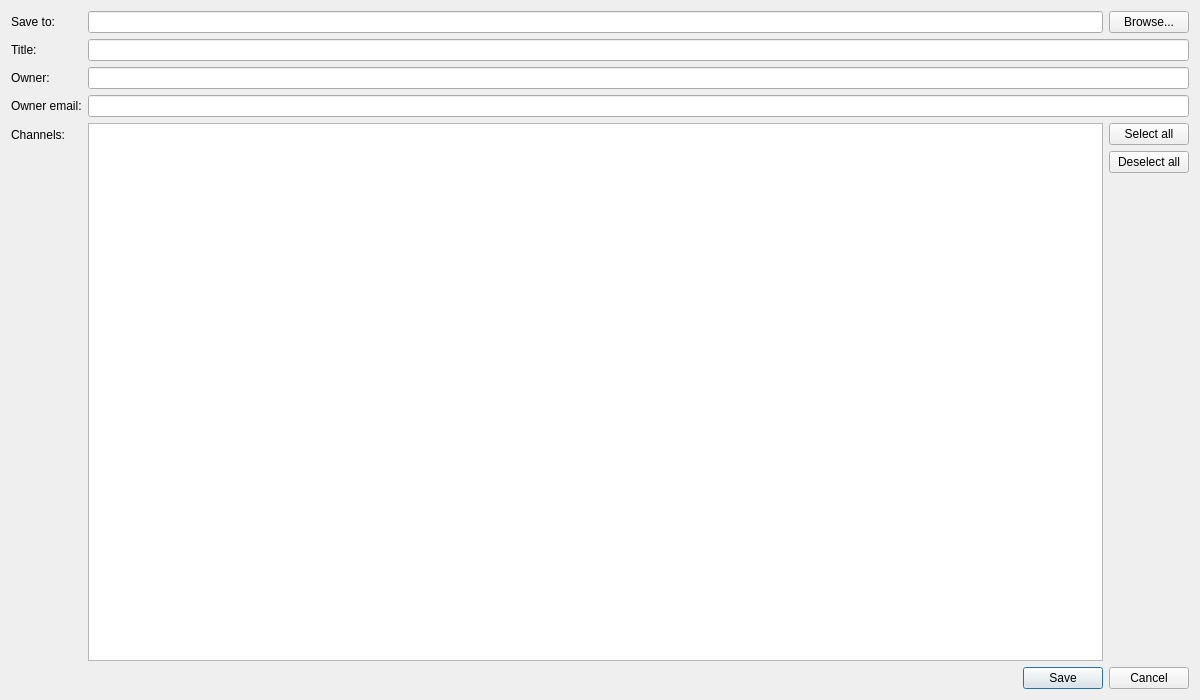
<?xml version="1.0" encoding="UTF-8"?>
<ui version="4.0">
 <class>FeedsExportDialog</class>
 <widget class="QDialog" name="FeedsExportDialog">
  <property name="geometry">
   <rect>
    <x>0</x>
    <y>0</y>
    <width>1200</width>
    <height>700</height>
   </rect>
  </property>
  <property name="windowTitle">
   <string>Export channels</string>
  </property>
  <layout class="QFormLayout" name="formLayout">
   <item row="0" column="0">
    <widget class="QLabel" name="label">
     <property name="text">
      <string>Save to:</string>
     </property>
    </widget>
   </item>
   <item row="0" column="1">
    <layout class="QHBoxLayout" name="horizontalLayout">
     <item>
      <widget class="QLineEdit" name="File_"/>
     </item>
     <item>
      <widget class="QPushButton" name="Browse_">
       <property name="text">
        <string>Browse...</string>
       </property>
       <property name="icon">
        <iconset theme="folder"/>
       </property>
      </widget>
     </item>
    </layout>
   </item>
   <item row="1" column="0">
    <widget class="QLabel" name="label_2">
     <property name="text">
      <string>Title:</string>
     </property>
    </widget>
   </item>
   <item row="1" column="1">
    <widget class="QLineEdit" name="Title_">
     <property name="clearButtonEnabled">
      <bool>true</bool>
     </property>
    </widget>
   </item>
   <item row="2" column="0">
    <widget class="QLabel" name="label_3">
     <property name="text">
      <string>Owner:</string>
     </property>
    </widget>
   </item>
   <item row="2" column="1">
    <widget class="QLineEdit" name="Owner_">
     <property name="clearButtonEnabled">
      <bool>true</bool>
     </property>
    </widget>
   </item>
   <item row="3" column="0">
    <widget class="QLabel" name="label_4">
     <property name="text">
      <string>Owner email:</string>
     </property>
    </widget>
   </item>
   <item row="3" column="1">
    <widget class="QLineEdit" name="OwnerEmail_">
     <property name="clearButtonEnabled">
      <bool>true</bool>
     </property>
    </widget>
   </item>
   <item row="4" column="0">
    <widget class="QLabel" name="label_5">
     <property name="text">
      <string>Channels:</string>
     </property>
    </widget>
   </item>
   <item row="4" column="1">
    <layout class="QHBoxLayout" name="horizontalLayout_2">
     <item>
      <widget class="QTreeView" name="Channels_">
       <property name="rootIsDecorated">
        <bool>false</bool>
       </property>
       <property name="uniformRowHeights">
        <bool>true</bool>
       </property>
       <property name="itemsExpandable">
        <bool>false</bool>
       </property>
      </widget>
     </item>
     <item>
      <layout class="QVBoxLayout" name="verticalLayout">
       <item>
        <widget class="QPushButton" name="SelectAll_">
         <property name="text">
          <string>Select all</string>
         </property>
         <property name="icon">
          <iconset theme="edit-select-all"/>
         </property>
        </widget>
       </item>
       <item>
        <widget class="QPushButton" name="SelectNone_">
         <property name="text">
          <string>Deselect all</string>
         </property>
         <property name="icon">
          <iconset theme="edit-select-none"/>
         </property>
        </widget>
       </item>
       <item>
        <spacer name="verticalSpacer">
         <property name="orientation">
          <enum>Qt::Orientation::Vertical</enum>
         </property>
         <property name="sizeHint" stdset="0">
          <size>
           <width>20</width>
           <height>40</height>
          </size>
         </property>
        </spacer>
       </item>
      </layout>
     </item>
    </layout>
   </item>
   <item row="5" column="1">
    <widget class="QDialogButtonBox" name="ButtonBox_">
     <property name="orientation">
      <enum>Qt::Orientation::Horizontal</enum>
     </property>
     <property name="standardButtons">
      <set>QDialogButtonBox::StandardButton::Cancel|QDialogButtonBox::StandardButton::Save</set>
     </property>
    </widget>
   </item>
  </layout>
 </widget>
 <resources/>
 <connections>
  <connection>
   <sender>ButtonBox_</sender>
   <signal>accepted()</signal>
   <receiver>FeedsExportDialog</receiver>
   <slot>accept()</slot>
   <hints>
    <hint type="sourcelabel">
     <x>248</x>
     <y>254</y>
    </hint>
    <hint type="destinationlabel">
     <x>157</x>
     <y>274</y>
    </hint>
   </hints>
  </connection>
  <connection>
   <sender>ButtonBox_</sender>
   <signal>rejected()</signal>
   <receiver>FeedsExportDialog</receiver>
   <slot>reject()</slot>
   <hints>
    <hint type="sourcelabel">
     <x>316</x>
     <y>260</y>
    </hint>
    <hint type="destinationlabel">
     <x>286</x>
     <y>274</y>
    </hint>
   </hints>
  </connection>
 </connections>
</ui>
